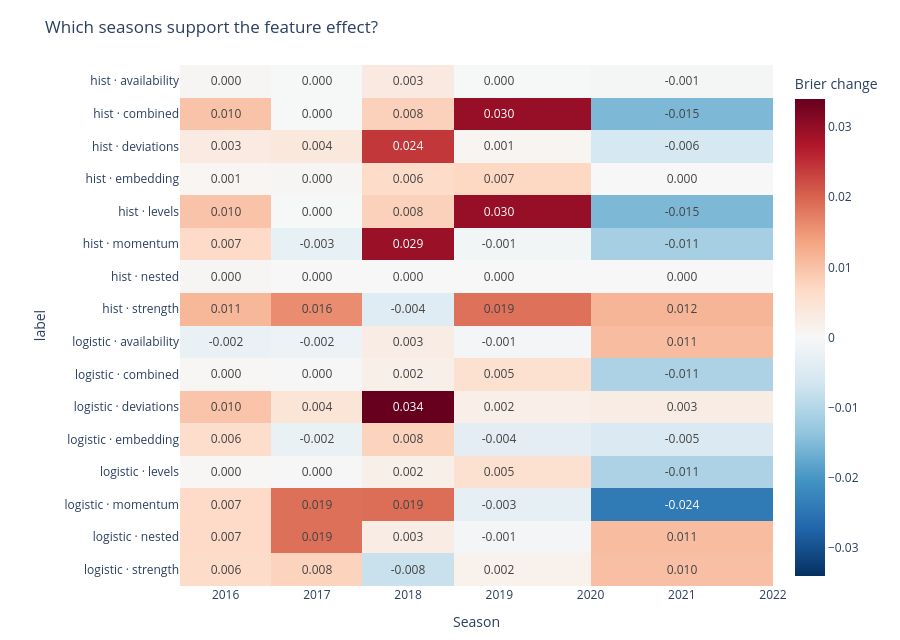

Here is the notebook cell this chart was saved with:
### Markdown cell above
### Does the effect survive across seasons?

A mean improvement can conceal a single favorable tournament. Negative cells favor the addition over the **same estimator's consensus control**. These are diagnostics of the declared arms; the forward-selected stream only uses earlier OOF losses. Retention frequencies count separate training fits, not a globally selected feature set. PCA input columns are labeled *embedded*, not counted as hundreds of fitted dimensions.

### Code cell
system_years = pd.read_csv(SYSTEM_DIR / "metrics_by_season.csv")
reference = system_years.query("block == 'consensus'")[["model", "Season", "brier"]].rename(columns={"brier": "reference_brier"})
by_year = system_years.merge(reference, on=["model", "Season"], validate="many_to_one")
by_year["brier_change"] = by_year.brier - by_year.reference_brier
by_year = by_year.query("block != 'consensus'").copy()
by_year["label"] = by_year.model + " · " + by_year.block
heat = by_year.pivot(index="label", columns="Season", values="brier_change")
limit = float(abs(heat).to_numpy().max())
fig = px.imshow(heat, color_continuous_scale="RdBu_r", zmin=-limit, zmax=limit,
                text_auto=".3f", aspect="auto", title="Which seasons support the feature effect?",
                labels=dict(color="Brier change"), height=640)
fig.update_layout(template="plotly_white", margin=dict(l=180, r=35, t=65, b=50))
static, ax = plt.subplots(figsize=(10.5, 6.7), constrained_layout=True)
mat = ax.imshow(heat.to_numpy(), cmap="RdBu_r", vmin=-limit, vmax=limit, aspect="auto")
ax.set_xticks(range(len(heat.columns)), labels=heat.columns.astype(str))
ax.set_yticks(range(len(heat)), labels=heat.index)
for i, row in enumerate(heat.to_numpy()):
    for j, value in enumerate(row):
        ax.text(j, i, f"{value:+.3f}", ha="center", va="center", fontsize=8,
                color="white" if abs(value) > limit * .6 else "black")
ax.set_title("Brier change vs the same estimator's consensus control")
static.colorbar(mat, ax=ax, label="Negative favors addition")
buffer = io.BytesIO()
static.savefig(buffer, format="png", dpi=140)
plt.close(static)
display({"application/vnd.plotly.v1+json": json.loads(fig.to_json()), "image/png": base64.b64encode(buffer.getvalue()).decode()}, raw=True)
table(system_choices)
system_screen = pd.read_csv(SYSTEM_DIR / "screening_summary.csv")
table(system_screen.groupby(["scope", "status"], as_index=False)["count"].sum())
system_stability = pd.read_csv(SYSTEM_DIR / "stability.csv")
table(system_stability.query("block == 'combined' and feature.str.startswith('diff_system_')", engine="python").sort_values(["model", "seasons", "feature"], ascending=[True, False, True]).groupby("model").head(12))

### Figure 1 — Plotly figure (JSON) as saved in the notebook; plotly's stock layout.template omitted (floating-point values rounded to 4 significant figures)
{"data": [{"coloraxis": "coloraxis", "hovertemplate": "Season: %{x}<br>label: %{y}<br>Brier change: %{z}<extra></extra>", "name": "0", "texttemplate": "%{z:.3f}", "type": "heatmap", "x": [2016, 2017, 2018, 2019, 2021], "xaxis": "x", "y": ["hist · availability", "hist · combined", "hist · deviations", "hist · embedding", "hist · levels", "hist · momentum", "hist · nested", "hist · strength", "logistic · availability", "logistic · combined", "logistic · deviations", "logistic · embedding", "logistic · levels", "logistic · momentum", "logistic · nested", "logistic · strength"], "yaxis": "y", "z": [[0.0004466, -9.541e-05, 0.003298, -9.745e-05, -0.0005143], [0.009784, -0.0001403, 0.008025, 0.02967, -0.01532], [0.003161, 0.003736, 0.0243, 0.0007876, -0.005838], [0.0005927, 0.0004856, 0.006373, 0.007153, -2.29e-06], [0.009784, -0.0001403, 0.008025, 0.02967, -0.01532], [0.006695, -0.002814, 0.02949, -0.0008352, -0.01147], [0.0004466, 0.0, 0.0, 0.0, 0.0], [0.01138, 0.01604, -0.004226, 0.01871, 0.01153], [-0.002288, -0.001997, 0.002589, -0.0006149, 0.01061], [0.0002369, -0.0001929, 0.001935, 0.005341, -0.01074], [0.009736, 0.004489, 0.03401, 0.002144, 0.002574], [0.006265, -0.002358, 0.00782, -0.003629, -0.005025], [0.0002369, -0.0001929, 0.001935, 0.005341, -0.01074], [0.006724, 0.01885, 0.01901, -0.003123, -0.0242], [0.006724, 0.01885, 0.002589, -0.0006149, 0.01061], [0.006374, 0.007836, -0.007757, 0.001574, 0.01027]]}], "layout": {"coloraxis": {"cmax": 0.03401, "cmin": -0.03401, "colorbar": {"title": {"text": "Brier change"}}, "colorscale": [[0.0, "rgb(5,48,97)"], [0.1, "rgb(33,102,172)"], [0.2, "rgb(67,147,195)"], [0.3, "rgb(146,197,222)"], [0.4, "rgb(209,229,240)"], [0.5, "rgb(247,247,247)"], [0.6, "rgb(253,219,199)"], [0.7, "rgb(244,165,130)"], [0.8, "rgb(214,96,77)"], [0.9, "rgb(178,24,43)"], [1.0, "rgb(103,0,31)"]]}, "height": 640, "margin": {"b": 50, "l": 180, "r": 35, "t": 65}, "title": {"text": "Which seasons support the feature effect?"}, "xaxis": {"anchor": "y", "domain": [0.0, 1.0], "title": {"text": "Season"}}, "yaxis": {"anchor": "x", "autorange": "reversed", "domain": [0.0, 1.0], "title": {"text": "label"}}}}
